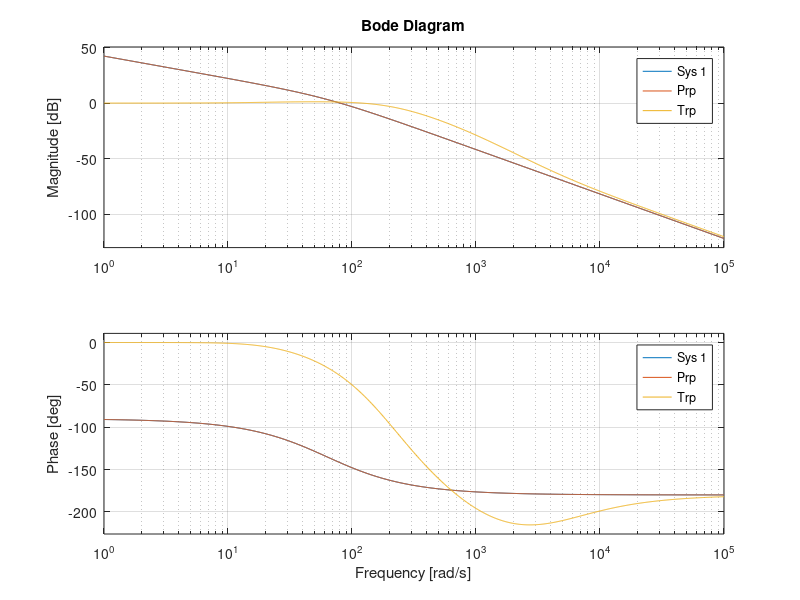

MATLAB code to generate this figure: (Note: this script raises an error after producing the figure.)
clc, clear all
%%

% notes:
% - 

addpath ../fcn_bib

J = 0.005*[1, 1, 1].';
Dw = 0*5e-3*[1 1 1].';

s = tf('s');

krp = J(1) * 130;
Prp_ = 130 * tf(1, [1 0]) * tf(1,[1/(2*pi*10) 1]) / (krp / J(1)); % open-loop plant u->w rp
Prp = krp / J(1) * tf(1, [1 0]) * tf(1,[1/(2*pi*10) 1]);
Crp = 0.8*(1.5 + 23/s + 0.014*s*tf(1,[1/(2*pi*100) 1])*tf(1,[1/(2*pi*100) 1]));
Trp = feedback(Prp*Crp, 1);
figure(1)
bode(krp / J(1) * Prp_, Prp, Trp), grid on

% ky = J(3) * 2;
% Py_ = 2 * tf(1,[1/(2*pi*10) 1]) / (ky / J(3));  % open-loop plant u->w y
% Py = ky / J(3) * tf(1,[1/(2*pi*10) 1]);
% Cy = 1.2*(0.8 + 48/s);
% Ty = feedback(Py*Cy, 1);
% figure(2)
% bode(ky / J(3) * Py_, Py, Ty), grid on

ky = krp;
Py_ = Prp_;
Py = Prp;
Cy = Crp;
Ty = Trp;

Kp = [1 1 1]*0.9;
Jinv = diag(1./J);
k = [krp krp ky];

rpy_0  = [-65, -70, 0] * pi/180;
quat_0 = rpy2quat(rpy_0);
CEB_0  = quat2CEB(rpy2quat(rpy_0));

rpy_setp  = [75, 55, 0] * pi/180;
quat_setp = rpy2quat(rpy_setp);
CEB_setp  = quat2CEB(rpy2quat(rpy_setp));

Tsim = 0.15;
Tsave = Tsim / 50;

%% simulate first

clc

quat_rpy = simout.signals.values(:,1:4);
quat_err = simout.signals.values(:,5:8);
quat_red = simout.signals.values(:,9:12);

% error angle ez
CEB_rpy = quat2CEB(quat_rpy(end,:));
CEB_err = quat2CEB(quat_err(end,:));
CEB_red = quat2CEB(quat_red(end,:));
ez_ang_rpy = acos(CEB_rpy(:,3).' * CEB_setp(:,3)) * 180/pi
ez_ang_err = acos(CEB_err(:,3).' * CEB_setp(:,3)) * 180/pi
ez_ang_red = acos(CEB_red(:,3).' * CEB_setp(:,3)) * 180/pi

% quaternion error
[ang_rpy, ax_rpy] = quatError2AxAng(quat_setp, quat_rpy(end,:));
ang_rpy * 180/pi
[ang_err, ax_err] = quatError2AxAng(quat_setp, quat_err(end,:));
ang_err * 180/pi
[ang_red, ax_red] = quatError2AxAng(quat_setp, quat_red(end,:));
ang_red * 180/pi

% rpy error without yaw
quat_setp_conj = quat_setp; quat_setp_conj(2:4) = -quat_setp_conj(2:4);
rpy_rpy = quat2rpy( ( quat2QprodL(quat_setp_conj) * removeYawFromQuat(quat_rpy(end,:)).' ).' );
rpy_rpy * 180/pi
rpy_err = quat2rpy( ( quat2QprodL(quat_setp_conj) * removeYawFromQuat(quat_err(end,:)).' ).' );
rpy_err * 180/pi
rpy_red = quat2rpy( ( quat2QprodL(quat_setp_conj) * removeYawFromQuat(quat_red(end,:)).' ).' );
rpy_red * 180/pi

% % rpy error
% quat_setp_conj = quat_setp; quat_setp_conj(2:4) = -quat_setp_conj(2:4);
% rpy_rpy = quat2rpy( ( quat2QprodL(quat_setp_conj) * (quat_rpy(end,:)).' ).' );
% rpy_rpy * 180/pi
% rpy_err = quat2rpy( ( quat2QprodL(quat_setp_conj) * (quat_err(end,:)).' ).' );
% rpy_err * 180/pi
% rpy_red = quat2rpy( ( quat2QprodL(quat_setp_conj) * (quat_red(end,:)).' ).' );
% rpy_red * 180/pi

%%

arrow_length = 1;
DashedLine = '--';
SolidLine  = '-';
Point = '.';
LineWidth = 3;

[x y z] = sphere(111);

N = size(quat_rpy, 1);
points_x_rpy = []; points_y_rpy = []; points_z_rpy = [];
points_x_err = []; points_y_err = []; points_z_err = [];
points_x_red = []; points_y_red = []; points_z_red = [];

for i = 1:N
        
    CEB_rpy = quat2CEB(quat_rpy(i,:));
    CEB_err = quat2CEB(quat_err(i,:));
    CEB_red = quat2CEB(quat_red(i,:));
    
    figure(3)
    subplot(131)
    h = surfl(x, y, z); hold on
    set(h, 'FaceAlpha', 0.1)
    shading interp   
    Rs = CEB_rpy * arrow_length;
    points_x_rpy(end+1,:) = Rs(:,1).';
    points_y_rpy(end+1,:) = Rs(:,2).';
    points_z_rpy(end+1,:) = Rs(:,3).';
    quiver3(0, 0, 0, Rs(1,1), Rs(2,1), Rs(3,1), SolidLine, 'color', [1 0 0]  , 'LineWidth', LineWidth*0.5, 'AutoScale', 'off')
    quiver3(0, 0, 0, Rs(1,2), Rs(2,2), Rs(3,2), SolidLine, 'color', [0 0.5 0], 'LineWidth', LineWidth*0.5, 'AutoScale', 'off')
    quiver3(0, 0, 0, Rs(1,3), Rs(2,3), Rs(3,3), SolidLine, 'color', [0 0 1]  , 'LineWidth', LineWidth*0.5, 'AutoScale', 'off')
    Rs = CEB_0 * arrow_length;
    quiver3(0, 0, 0, Rs(1,1), Rs(2,1), Rs(3,1), SolidLine, 'color', [1 0 0]  , 'LineWidth', LineWidth, 'AutoScale', 'off')
    quiver3(0, 0, 0, Rs(1,2), Rs(2,2), Rs(3,2), SolidLine, 'color', [0 0.5 0], 'LineWidth', LineWidth, 'AutoScale', 'off')
    quiver3(0, 0, 0, Rs(1,3), Rs(2,3), Rs(3,3), SolidLine, 'color', [0 0 1]  , 'LineWidth', LineWidth, 'AutoScale', 'off')
    Rs = CEB_setp * arrow_length;
    quiver3(0, 0, 0, Rs(1,1), Rs(2,1), Rs(3,1), DashedLine, 'color', [1 0 0]  , 'LineWidth', LineWidth, 'AutoScale', 'off')
    quiver3(0, 0, 0, Rs(1,2), Rs(2,2), Rs(3,2), DashedLine, 'color', [0 0.5 0], 'LineWidth', LineWidth, 'AutoScale', 'off')
    quiver3(0, 0, 0, Rs(1,3), Rs(2,3), Rs(3,3), DashedLine, 'color', [0 0 1]  , 'LineWidth', LineWidth, 'AutoScale', 'off')
    plot3(points_x_rpy(:,1), points_x_rpy(:,2), points_x_rpy(:,3), Point, 'color', [1 0 0])
    plot3(points_y_rpy(:,1), points_y_rpy(:,2), points_y_rpy(:,3), Point, 'color', [0 0.5 0])
    plot3(points_z_rpy(:,1), points_z_rpy(:,2), points_z_rpy(:,3), Point, 'color', [0 0 1]), hold off  
    view(65, 23)
    axis equal, title('RP Cntrl')
    set(gcf, 'color', 'w');
    
    subplot(132)
    h = surfl(x, y, z); hold on
    set(h, 'FaceAlpha', 0.1)
    shading interp
    Rs = CEB_err * arrow_length;
    points_x_err(end+1,:) = Rs(:,1).';
    points_y_err(end+1,:) = Rs(:,2).';
    points_z_err(end+1,:) = Rs(:,3).';
    quiver3(0, 0, 0, Rs(1,1), Rs(2,1), Rs(3,1), SolidLine, 'color', [1 0 0]  , 'LineWidth', LineWidth*0.5, 'AutoScale', 'off')
    quiver3(0, 0, 0, Rs(1,2), Rs(2,2), Rs(3,2), SolidLine, 'color', [0 0.5 0], 'LineWidth', LineWidth*0.5, 'AutoScale', 'off')
    quiver3(0, 0, 0, Rs(1,3), Rs(2,3), Rs(3,3), SolidLine, 'color', [0 0 1]  , 'LineWidth', LineWidth*0.5, 'AutoScale', 'off')
    Rs = CEB_0 * arrow_length;
    quiver3(0, 0, 0, Rs(1,1), Rs(2,1), Rs(3,1), SolidLine, 'color', [1 0 0]  , 'LineWidth', LineWidth, 'AutoScale', 'off')
    quiver3(0, 0, 0, Rs(1,2), Rs(2,2), Rs(3,2), SolidLine, 'color', [0 0.5 0], 'LineWidth', LineWidth, 'AutoScale', 'off')
    quiver3(0, 0, 0, Rs(1,3), Rs(2,3), Rs(3,3), SolidLine, 'color', [0 0 1]  , 'LineWidth', LineWidth, 'AutoScale', 'off')
    Rs = CEB_setp * arrow_length;
    quiver3(0, 0, 0, Rs(1,1), Rs(2,1), Rs(3,1), DashedLine, 'color', [1 0 0]  , 'LineWidth', LineWidth, 'AutoScale', 'off')
    quiver3(0, 0, 0, Rs(1,2), Rs(2,2), Rs(3,2), DashedLine, 'color', [0 0.5 0], 'LineWidth', LineWidth, 'AutoScale', 'off')
    quiver3(0, 0, 0, Rs(1,3), Rs(2,3), Rs(3,3), DashedLine, 'color', [0 0 1]  , 'LineWidth', LineWidth, 'AutoScale', 'off')
    plot3(points_x_err(:,1), points_x_err(:,2), points_x_err(:,3), Point, 'color', [1 0 0])
    plot3(points_y_err(:,1), points_y_err(:,2), points_y_err(:,3), Point, 'color', [0 0.5 0])
    plot3(points_z_err(:,1), points_z_err(:,2), points_z_err(:,3), Point, 'color', [0 0 1]), hold off  
    view(65, 23)
    axis equal, title('Quat Error Cntrl')
    set(gcf, 'color', 'w');
    
    subplot(133)
    h = surfl(x, y, z); hold on
    set(h, 'FaceAlpha', 0.1)
    shading interp
    Rs = CEB_red * arrow_length;
    points_x_red(end+1,:) = Rs(:,1).';
    points_y_red(end+1,:) = Rs(:,2).';
    points_z_red(end+1,:) = Rs(:,3).';
    quiver3(0, 0, 0, Rs(1,1), Rs(2,1), Rs(3,1), SolidLine, 'color', [1 0 0]  , 'LineWidth', LineWidth*0.5, 'AutoScale', 'off')
    quiver3(0, 0, 0, Rs(1,2), Rs(2,2), Rs(3,2), SolidLine, 'color', [0 0.5 0], 'LineWidth', LineWidth*0.5, 'AutoScale', 'off')
    quiver3(0, 0, 0, Rs(1,3), Rs(2,3), Rs(3,3), SolidLine, 'color', [0 0 1]  , 'LineWidth', LineWidth*0.5, 'AutoScale', 'off')
    Rs = CEB_0 * arrow_length;
    quiver3(0, 0, 0, Rs(1,1), Rs(2,1), Rs(3,1), SolidLine, 'color', [1 0 0]  , 'LineWidth', LineWidth, 'AutoScale', 'off')
    quiver3(0, 0, 0, Rs(1,2), Rs(2,2), Rs(3,2), SolidLine, 'color', [0 0.5 0], 'LineWidth', LineWidth, 'AutoScale', 'off')
    quiver3(0, 0, 0, Rs(1,3), Rs(2,3), Rs(3,3), SolidLine, 'color', [0 0 1]  , 'LineWidth', LineWidth, 'AutoScale', 'off')
    Rs = CEB_setp * arrow_length;
    quiver3(0, 0, 0, Rs(1,1), Rs(2,1), Rs(3,1), DashedLine, 'color', [1 0 0]  , 'LineWidth', LineWidth, 'AutoScale', 'off')
    quiver3(0, 0, 0, Rs(1,2), Rs(2,2), Rs(3,2), DashedLine, 'color', [0 0.5 0], 'LineWidth', LineWidth, 'AutoScale', 'off')
    quiver3(0, 0, 0, Rs(1,3), Rs(2,3), Rs(3,3), DashedLine, 'color', [0 0 1]  , 'LineWidth', LineWidth, 'AutoScale', 'off')
    plot3(points_x_red(:,1), points_x_red(:,2), points_x_red(:,3), Point, 'color', [1 0 0])
    plot3(points_y_red(:,1), points_y_red(:,2), points_y_red(:,3), Point, 'color', [0 0.5 0])
    plot3(points_z_red(:,1), points_z_red(:,2), points_z_red(:,3), Point, 'color', [0 0 1]), hold off  
    view(65, 23)
    axis equal, title('Axis z Error Cntrl')
    set(gcf, 'color', 'w');
    drawnow;

%     frame(i) = getframe(gcf);
%     im = frame2im(frame(i));
%     [imind, cm] = rgb2ind(im, 256);
%     if i == 1
%         imwrite(imind, cm, 'slerp_cntrl_gif.gif', 'gif', 'Loopcount', inf);
%     else
%         imwrite(imind, cm, 'slerp_cntrl_gif.gif', 'gif', 'WriteMode', 'append');
%     end 

end

% writerObj = VideoWriter('slerp_cntrl', 'MPEG-4'); % 30 fps default
% writerObj.Quality = 100;
% open(writerObj);
% for i = 1:N 
%     writeVideo(writerObj, frame(i));
% end
% close(writerObj);
